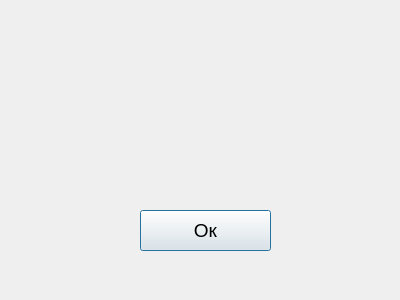
<?xml version="1.0" encoding="UTF-8"?>
<ui version="4.0">
 <class>alert_win</class>
 <widget class="QDialog" name="alert_win">
  <property name="geometry">
   <rect>
    <x>0</x>
    <y>0</y>
    <width>400</width>
    <height>300</height>
   </rect>
  </property>
  <property name="font">
   <font>
    <pointsize>14</pointsize>
   </font>
  </property>
  <property name="windowTitle">
   <string>Помилка</string>
  </property>
  <widget class="QPushButton" name="btn_ok">
   <property name="geometry">
    <rect>
     <x>140</x>
     <y>210</y>
     <width>131</width>
     <height>41</height>
    </rect>
   </property>
   <property name="text">
    <string>Ок</string>
   </property>
  </widget>
  <widget class="QLabel" name="lb_message">
   <property name="geometry">
    <rect>
     <x>30</x>
     <y>30</y>
     <width>351</width>
     <height>131</height>
    </rect>
   </property>
   <property name="text">
    <string/>
   </property>
   <property name="textFormat">
    <enum>Qt::RichText</enum>
   </property>
   <property name="alignment">
    <set>Qt::AlignCenter</set>
   </property>
  </widget>
 </widget>
 <resources/>
 <connections/>
</ui>
